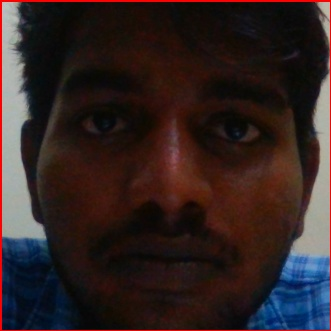
#> input picture data/10_lohittrhi_1.jpg, 331 x 331 px
$ python missing_person_detect.py
#> lines starting #> are read from the running program, lines starting #| are printed output that depends on the picture
import cv2
import numpy as np
from PIL import Image
import os

def detect_person():
    # Set up the face recognizer
    path = 'data'
    recognizer = cv2.face.LBPHFaceRecognizer_create()
    detector = cv2.CascadeClassifier("haarcascade_frontalface_default.xml")

    def imgsandlables(path):
#> called with path = 'data'
        imagePaths = [os.path.join(path, i) for i in os.listdir(path) if i.endswith(('.jpg', '.png'))]
        indfaces = []
        ids = []
        filenames = []

        for imagePath in imagePaths:
            img = Image.open(imagePath).convert('L')  # Convert image to grayscale
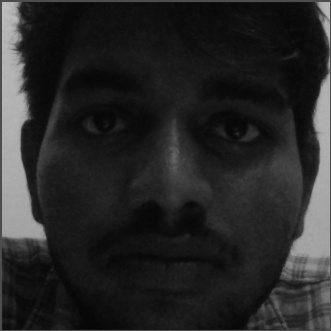
#> img: PIL image 331x331 L; min 5, max 192, mean 38.8
            imgnp = np.array(img, 'uint8')

            filename = os.path.split(imagePath)[-1]
            id_str = filename.split('.')[0]
            id = int(id_str.split('_')[0])

            faces = detector.detectMultiScale(imgnp)
#> faces = [[21, 20, 296, 296]]
            for (x, y, w, h) in faces:
                indfaces.append(imgnp[y:y + h, x:x + w])
                ids.append(id)
                filenames.append(filename)
#> this loop made 1 pass
#> after the loop, filenames = ['10_lohittrhi_1.jpg']; ids = [10]; indfaces = 1 item
#> pass 2 of the loop in imgsandlables, `for imagePath in imagePaths:`:
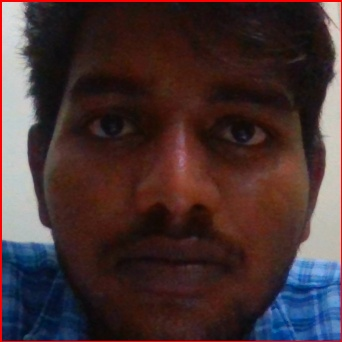
#> input picture data/10_lohittrhi_10.jpg, 342 x 342 px
#> in imgsandlables, `img = Image.open(imagePath).convert('L')`:
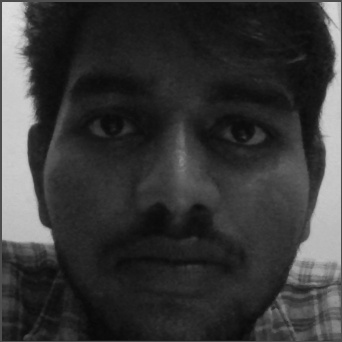
#> img: PIL image 342x342 L; min 7, max 222, mean 55.6
#> in imgsandlables, `faces = detector.detectMultiScale(imgnp)`: faces = [[33, 25, 297, 297]]
#> the loop in imgsandlables, `for (x, y, w, h) in faces:` made 1 pass
#> after the loop in imgsandlables, `for (x, y, w, h) in faces:`: filenames = ['10_lohittrhi_1.jpg', '10_lohittrhi_10.jpg']; ids = [10, 10]; indfaces = 2 items
#> pass 3 of the loop in imgsandlables, `for imagePath in imagePaths:`:
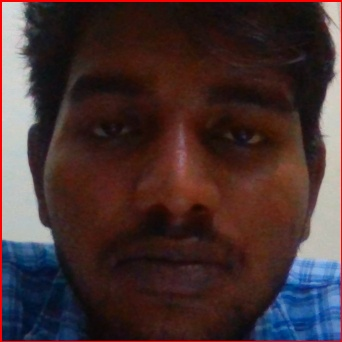
#> input picture data/10_lohittrhi_11.jpg, 342 x 342 px
#> in imgsandlables, `img = Image.open(imagePath).convert('L')`:
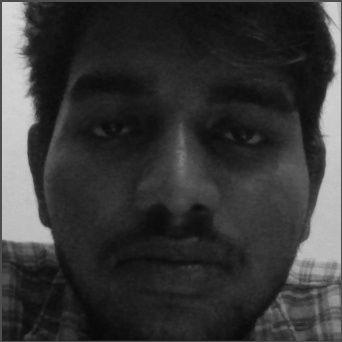
#> img: PIL image 342x342 L; min 8, max 219, mean 55.2
#> in imgsandlables, `faces = detector.detectMultiScale(imgnp)`: faces = [[29, 24, 300, 300]]
#> the loop in imgsandlables, `for (x, y, w, h) in faces:` made 1 pass
#> after the loop in imgsandlables, `for (x, y, w, h) in faces:`: filenames = ['10_lohittrhi_1.jpg', '10_lohittrhi_10.jpg', '10_lohittrhi_11.jpg']; ids = [10, 10, 10]; indfaces = 3 items
#> the loop made 4 passes; the first 3 are shown

        return indfaces, ids, filenames

    faces, ids, filenames = imgsandlables(path)
    if len(faces) > 0:
        recognizer.train(faces, np.array(ids))
    else:
        print("No training data found!")
        return None, None, None

    names = ['None']
    max_id = max(ids)
    for i in range(1, max_id + 1):
        names.append(f'User {i}')

    # Initialize webcam
    cam = cv2.VideoCapture(0, cv2.CAP_DSHOW)
    detected_person = None
    detected_image = None

    while True:
        _, img = cam.read()
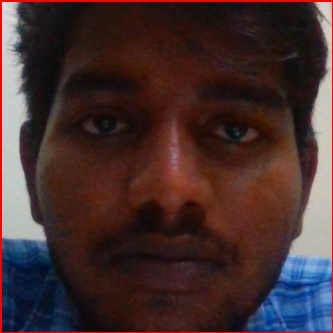
#> input picture data/10_lohittrhi_13.jpg, 333 x 333 px, given in place of the camera
#> img is the input picture: shape (333, 333, 3); mean B, G, R 46.3, 46.5, 67.8
        img = cv2.flip(img, 1)
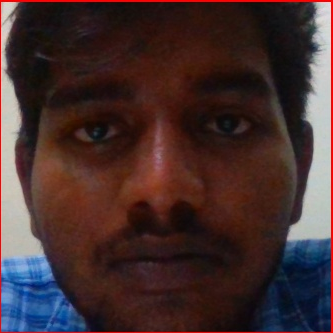
#> img: shape (333, 333, 3); mean B, G, R 46.3, 46.5, 67.8
        gray = cv2.cvtColor(img, cv2.COLOR_BGR2GRAY)
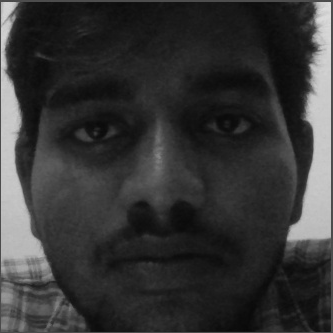
#> gray: shape (333, 333); min 8, max 222, mean 52.8

        faces = detector.detectMultiScale(gray, scaleFactor=1.3, minNeighbors=5)
#> faces = ()

        for (x, y, w, h) in faces:
            cv2.rectangle(img, (x, y), (x + w, y + h), (0, 255, 0), 2)

            id, confidence = recognizer.predict(gray[y:y + h, x:x + w])

            if (confidence < 100):
                detected_person = names[id]
                detected_image = filenames[ids.index(id)]
                confidence = "  {0}%".format(round(100 - confidence))

                # Release camera and close windows after detection
                cam.release()
                cv2.destroyAllWindows()
                return detected_person, confidence, detected_image
            else:
                id = "No Match Found"
                confidence = "  {0}%".format(round(100 - confidence))

            cv2.putText(img, str(id), (x - 5, y - 5), cv2.FONT_HERSHEY_SIMPLEX, 1, (255, 255, 0), 2)
            cv2.putText(img, str(confidence), (x + 5, y + h - 5), cv2.FONT_HERSHEY_SIMPLEX, 1, (255, 255, 0), 2)
#> this loop made 0 passes

        cv2.imshow('Missing Person Detection', img)

        k = cv2.waitKey(10) & 0xFF
#> (key Esc is pressed here)
        if k == 27:  # Press 'Esc' to exit
            break

    cam.release()
    cv2.destroyAllWindows()
    return None, None, None

if __name__ == "__main__":
    detect_person()
